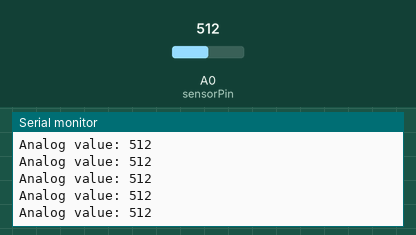
A sketch run on a simulated Arduino Uno, built with avr-gcc and run on an emulated ATmega328P. Parts: the last lines printed to the serial monitor. The inputs (shaded band) are chosen by the test bench; at power-on: A0 (sensorPin) = 512.

Above: at 1.2 s.
1.3 s: A0 (sensorPin) set to 716
At 1.56 s:
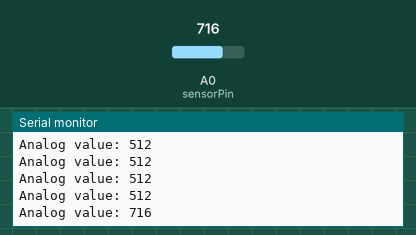
2.8 s: A0 (sensorPin) set to 900
At 2.96 s:
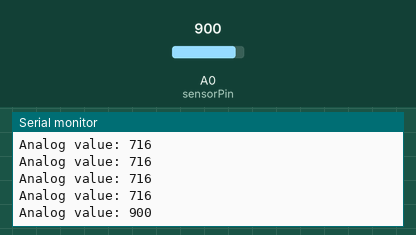
Timing chart, 0 to 5.8 s (numbered marks = the images above; inputs shaded):
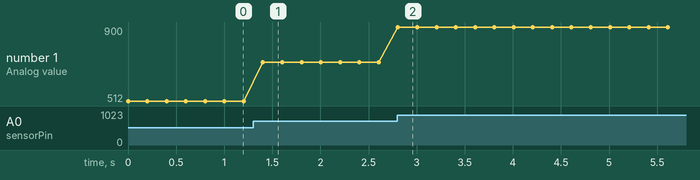

Measured:
- after the input at 1.3 s, the serial monitor: prints a new line after 0.10 s (image 1)
- after the input at 2.8 s, the serial monitor: prints a new line at once (image 2)
- plotted number 1: 512 → 716 after the input at 1.3 s, 716 → 900 after the input at 2.8 s

The sketch:

Output_PhotoResistor_Value.ino
```cpp
const int sensorPin = A0;  // analog input pin

void setup() {
  Serial.begin(9600);
}

void loop() {
  int value = analogRead(sensorPin);  // reads 0–1023
  Serial.print("Analog value: ");
  Serial.println(value);
  delay(200);  // small delay so output isn't overwhelming
}
```
